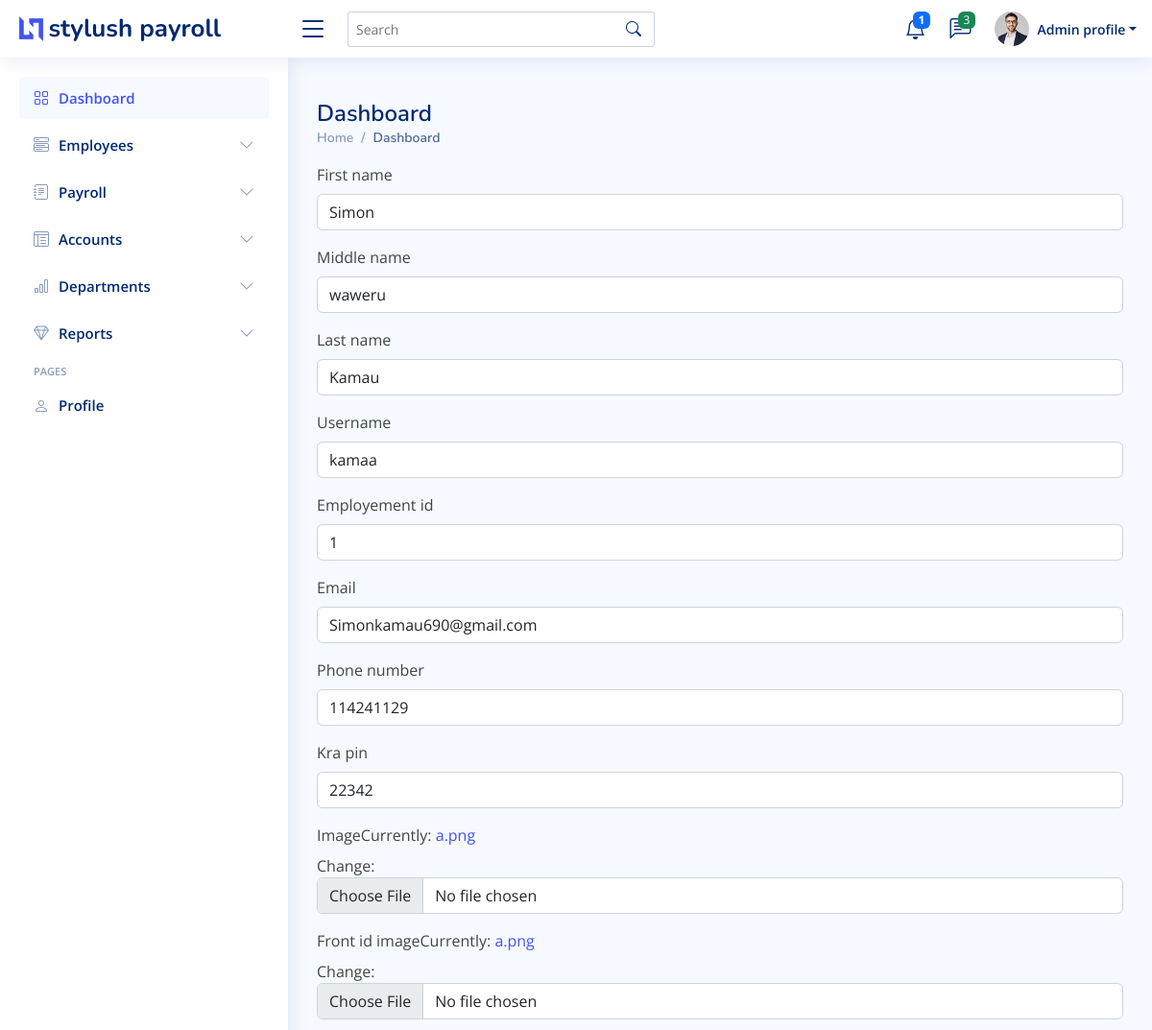
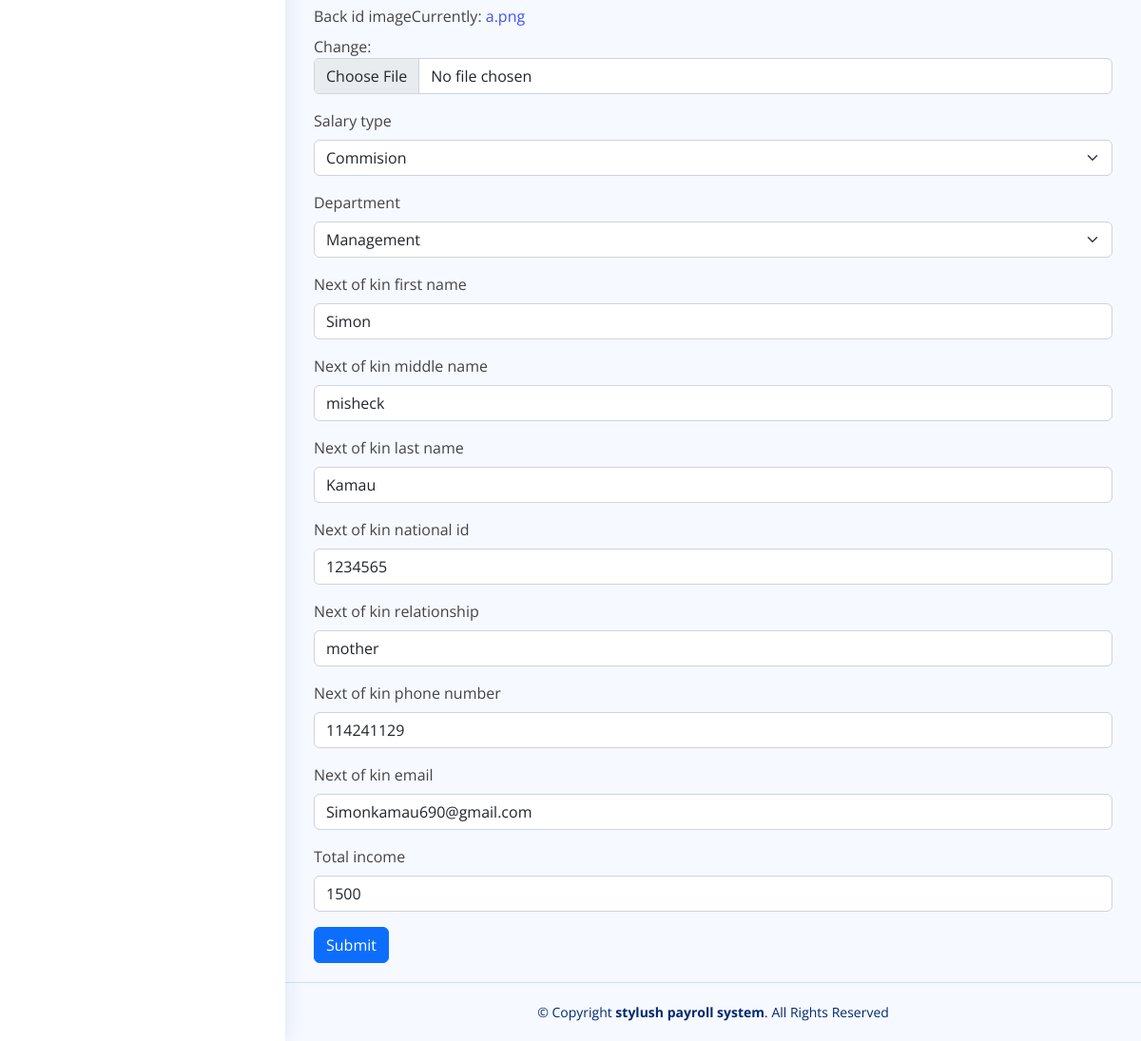
/home/employees/28/update/, run on the app's committed database (2 pictures, top to bottom).
### first/models.py (models this page shows, shortened)
class Employees(models.Model):
    SALARY_TYPE_CHOICES = (
        ('COMMISION', 'Commision'),
        ('FIXED', 'Fixed'),
    )
    first_name = models.CharField(max_length=255)
    middle_name = models.CharField(max_length=255)
    last_name = models.CharField(max_length=255)
    username = models.CharField(max_length=255)
    Employement_id = models.IntegerField()
    Email = models.EmailField()
    phone_number = models.IntegerField()
    kra_pin = models.IntegerField()
    image = models.ImageField(upload_to='upload/', default = 'a.png')
    front_id_image = models.ImageField(upload_to='upload/',  default = 'a.png')
    back_id_image = models.ImageField(upload_to='upload/',  default = 'a.png')
    salary_type=models.CharField(max_length=255,blank=True, choices=SALARY_TYPE_CHOICES)
    department = models.ForeignKey("Department", on_delete=models.CASCADE)
    next_of_kin_first_name = models.CharField(max_length=255, blank=True)
    next_of_kin_middle_name =models.CharField(max_length=255, blank=True)
    next_of_kin_last_name = models.CharField(max_length=255, blank=True)
    next_of_kin_national_id = models.IntegerField(blank=True, null=True)
    next_of_kin_relationship = models.CharField(max_length=255, blank=True)
    next_of_kin_phone_number = models.IntegerField(blank=True)
    next_of_kin_email = models.EmailField(blank=True, null=True)
    date = models.DateTimeField(auto_now_add=True, blank=True, null=True)
    total_income = models.IntegerField(default=0, blank=True)

### first/employeesViews.py (the view)
# urls.py: path('employees/<int:pk>/update/',employeesViews. employee_update, name='employee_update'),
def employee_update(request,  pk):
    employee = get_object_or_404(Employees,  pk=pk)
    if request.method == 'POST':
        form = EmployeesForm(request.POST, instance=employee)
        if form.is_valid():
            form.save()
            return redirect('/home')
    else:
        form = EmployeesForm(instance=employee)
    return render(request, 'Dashboard/addEmployee.html',{'form': form})

### first/forms.py
class EmployeesForm(forms.ModelForm):
    class Meta:
        model = Employees
        fields = '__all__'

### first/models.py (called while the page is built)
    def __str__(self):
        return self.name

### first/templates/Dashboard/addEmployee.html (shortened to what this page needs)
<!DOCTYPE html>
{% load static %}
{% load bootstrap5 %}
<html lang="en">
<head>
  <link href="{% static 'vendor/bootstrap/css/bootstrap.min.css' %}" rel="stylesheet">
  <link href="{% static 'vendor/bootstrap-icons/bootstrap-icons.css' %}" rel="stylesheet">
  <link href="{% static 'vendor/boxicons/css/boxicons.min.css' %}" rel="stylesheet">
  <link href="{% static 'vendor/quill/quill.snow.css' %}" rel="stylesheet">
  <link href="{% static 'vendor/quill/quill.bubble.css' %}" rel="stylesheet">
  <link href="{% static 'vendor/remixicon/remixicon.css' %}" rel="stylesheet">
  <link href="{% static 'vendor/simple-datatables/style.css' %}" rel="stylesheet">
  <link href="{% static 'css/style.css' %}" rel="stylesheet">
</head>
<body>
  <header id="header" class="header fixed-top d-flex align-items-center">
    <div class="d-flex align-items-center justify-content-between">
      <a href="{% url 'index' %}" class="logo d-flex align-items-center">
        <img src="{% static 'img/logo.png'  %}" alt="">
        <span class="d-none d-lg-block">stylush payroll</span>
      </a>
      <i class="bi bi-list toggle-sidebar-btn"></i>
    </div>
    <div class="search-bar">
      <form class="search-form d-flex align-items-center" method="POST" action="#">
        <input type="text" name="query" placeholder="Search" title="Enter search keyword">
        <button type="submit" title="Search"><i class="bi bi-search"></i></button>
      </form>
    </div>
    <nav class="header-nav ms-auto">
      <ul class="d-flex align-items-center">
        <li class="nav-item dropdown">
          <a class="nav-link nav-icon" href="#" data-bs-toggle="dropdown">
            <i class="bi bi-bell"></i>
            <span class="badge bg-primary badge-number"><b>1</b></span>
          </a>
        </li>
        <li class="nav-item dropdown">
          <a class="nav-link nav-icon" href="#" data-bs-toggle="dropdown">
            <i class="bi bi-chat-left-text"></i>
            <span class="badge bg-success badge-number">3</span>
          </a>
        </li>
        <li class="nav-item dropdown pe-3">
          <a class="nav-link nav-profile d-flex align-items-center pe-0" href="#" data-bs-toggle="dropdown">
            <img src="{% static 'img/profile-img.jpg'   %}" alt="Profile" class="rounded-circle">
            <span class="d-none d-md-block dropdown-toggle ps-2">Admin profile</span>
          </a>
        </li>
      </ul>
    </nav>
  </header>
  <aside id="sidebar" class="sidebar">
    <ul class="sidebar-nav" id="sidebar-nav">
      <li class="nav-item">
        <a class="nav-link " href="{% url 'index' %}">
          <i class="bi bi-grid"></i>
          <span>Dashboard</span>
        </a>
      </li>
      <li class="nav-item">
        <a class="nav-link collapsed" data-bs-target="#components-nav" data-bs-toggle="collapse" href="#">
          <i class="bi bi-menu-button-wide"></i><span>Employees</span><i class="bi bi-chevron-down ms-auto"></i>
        </a>
      </li>
      <li class="nav-item">
        <a class="nav-link collapsed" data-bs-target="#forms-nav" data-bs-toggle="collapse" href="#">
          <i class="bi bi-journal-text"></i><span>Payroll</span><i class="bi bi-chevron-down ms-auto"></i>
        </a>
      </li>
      <li class="nav-item">
        <a class="nav-link collapsed" data-bs-target="#tables-nav" data-bs-toggle="collapse" href="#">
          <i class="bi bi-layout-text-window-reverse"></i><span>Accounts</span><i
            class="bi bi-chevron-down ms-auto"></i>
        </a>
      </li>
      <li class="nav-item">
        <a class="nav-link collapsed" data-bs-target="#charts-nav" data-bs-toggle="collapse" href="#">
          <i class="bi bi-bar-chart"></i><span>Departments</span><i class="bi bi-chevron-down ms-auto"></i>
        </a>
      </li>
      <li class="nav-item">
        <a class="nav-link collapsed" data-bs-target="#icons-nav" data-bs-toggle="collapse" href="#">
          <i class="bi bi-gem"></i><span>Reports</span><i class="bi bi-chevron-down ms-auto"></i>
        </a>
      </li>
      <li class="nav-heading">Pages</li>
      <li class="nav-item">
        <a class="nav-link collapsed" href="{% url 'profile'   %}">
          <i class="bi bi-person"></i>
          <span>Profile</span>
        </a>
      </li>
    </ul>
  </aside>
  END SIDE BAR
  <main id="main" class="main">
    <div class="pagetitle">
      <h1>Dashboard</h1>
      <nav>
        <ol class="breadcrumb">
          <li class="breadcrumb-item"><a href="{ url 'index'}">Home</a></li>
          <li class="breadcrumb-item active">Dashboard</li>
        </ol>
      </nav>
    </div>
    <form method="POST"  enctype="multipart/form-data">
     {% bootstrap_form form %}
      <button class="btn btn-primary" type="submit" value="submit">Submit</button>
  </form>
  </main>
  <footer id="footer" class="footer">
    <div class="copyright">
      &copy; Copyright <strong><span>stylush payroll system</span></strong>. All Rights Reserved
    </div>
  </footer>
</body>
</html>

### static/css/style.css (style rules this page uses)
:root { scroll-behavior: smooth; }
body { font-family: "Open Sans", sans-serif; background: #f6f9ff; color: #444444; }
a { color: #4154f1; text-decoration: none; }
h1, h2, h3, h4, h5, h6 { font-family: "Nunito", sans-serif; }
#main { margin-top: 60px; padding: 20px 30px; transition: all 0.3s; }
.pagetitle { margin-bottom: 10px; }
.pagetitle h1 { font-size: 24px; margin-bottom: 0; font-weight: 600; color: #012970; }
.breadcrumb { font-size: 14px; font-family: "Nunito", sans-serif; color: #899bbd; font-weight: 600; }
.breadcrumb a { color: #899bbd; transition: 0.3s; }
.breadcrumb .breadcrumb-item::before { color: #899bbd; }
.breadcrumb .active { color: #51678f; font-weight: 600; }
.logo { line-height: 1; }
@media (min-width: 1200px) { .logo { width: 280px; } }
.logo img { max-height: 26px; margin-right: 6px; }
.logo span { font-size: 26px; font-weight: 700; color: #012970; font-family: "Nunito", sans-serif; }
.header { transition: all 0.5s; z-index: 997; height: 60px; box-shadow: 0px 2px 20px rgba(1, 41, 112, 0.1); background-color: #fff; padding-left: 20px; }
.header .toggle-sidebar-btn { font-size: 32px; padding-left: 10px; cursor: pointer; color: #012970; }
.header .search-bar { min-width: 360px; padding: 0 20px; }
.header .search-form { width: 100%; }
.header .search-form input { border: 0; font-size: 14px; color: #012970; border: 1px solid rgba(1, 41, 112, 0.2); padding: 7px 38px 7px 8px; border-radius: 3px; transition: 0.3s; width: 100%; }
.header .search-form button { border: 0; padding: 0; margin-left: -30px; background: none; }
.header .search-form button i { color: #012970; }
.header-nav ul { list-style: none; }
.header-nav>ul { margin: 0; padding: 0; }
.header-nav .nav-icon { font-size: 22px; color: #012970; margin-right: 25px; position: relative; }
.header-nav .nav-profile { color: #012970; }
.header-nav .nav-profile img { max-height: 36px; }
.header-nav .nav-profile span { font-size: 14px; font-weight: 600; }
.header-nav .badge-number { position: absolute; inset: -2px -5px auto auto; font-weight: normal; font-size: 12px; padding: 3px 6px; }
.sidebar { position: fixed; top: 60px; left: 0; bottom: 0; width: 300px; z-index: 996; transition: all 0.3s; padding: 20px; overflow-y: auto; scrollbar-width: thin; scrollbar-color: #aab7cf transparent; box-shadow: 0px 0px 20px rgba(1, 41, 112, 0.1); background-color: #fff; }
@media (min-width: 1200px) { #main, #footer { margin-left: 300px; } }
.sidebar-nav { padding: 0; margin: 0; list-style: none; }
.sidebar-nav li { padding: 0; margin: 0; list-style: none; }
.sidebar-nav .nav-item { margin-bottom: 5px; }
.sidebar-nav .nav-heading { font-size: 11px; text-transform: uppercase; color: #899bbd; font-weight: 600; margin: 10px 0 5px 15px; }
.sidebar-nav .nav-link { display: flex; align-items: center; font-size: 15px; font-weight: 600; color: #4154f1; transition: 0.3; background: #f6f9ff; padding: 10px 15px; border-radius: 4px; }
.sidebar-nav .nav-link i { font-size: 16px; margin-right: 10px; color: #4154f1; }
.sidebar-nav .nav-link.collapsed { color: #012970; background: #fff; }
.sidebar-nav .nav-link.collapsed i { color: #899bbd; }
.sidebar-nav .nav-link .bi-chevron-down { margin-right: 0; transition: transform 0.2s ease-in-out; }
.footer { padding: 20px 0; font-size: 14px; transition: all 0.3s; border-top: 1px solid #cddfff; }
.footer .copyright { text-align: center; color: #012970; }

### data on the page
Employees: first_name "Simon", middle_name "waweru", last_name "Kamau", username "kamaa", Employement_id "1", Email "Simonkamau690@gmail.com", phone_number "114241129", kra_pin "22342", salary_type "Commision", department "Management", next_of_kin_first_name "Simon", next_of_kin_middle_name "misheck", next_of_kin_last_name "Kamau", next_of_kin_national_id "1234565", next_of_kin_relationship "mother", next_of_kin_phone_number "114241129", next_of_kin_email "Simonkamau690@gmail.com", total_income "1500"
